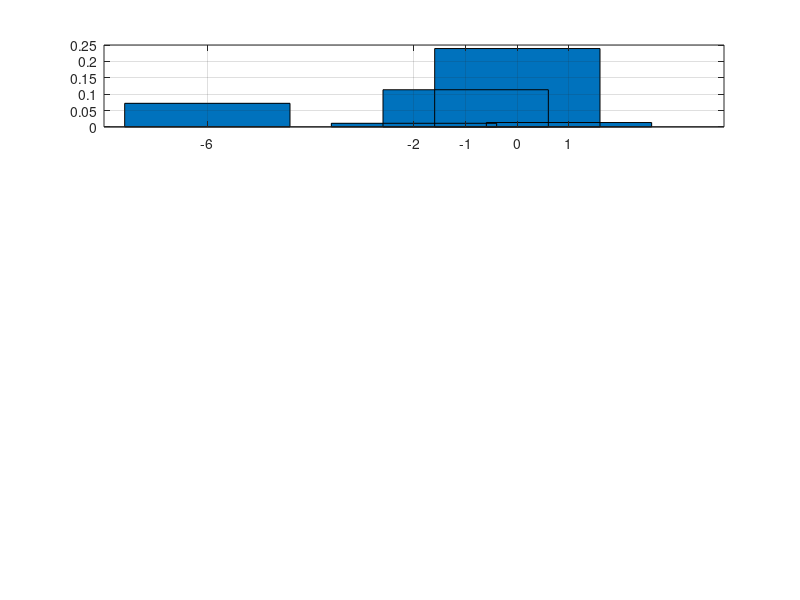

Source code (MATLAB): (Note: this script raises an error after producing the figure.)


figure; set(gcf, 'color', 'w');

% hamster
at = {'golden hamster'
'hamster'
'rodent'
'mammal'
'fauna, animal'};

a = [1	0.0133
0	0.2392
-1	0.1134
-2	0.011
-6	0.072];
subplot(411); 
bar(a(:,1), a(:, 2)); grid on; axis([-7 2 -inf max(c(:,2))+.02])
text(a(:,1), a(:,2)+.01, at, 'Rotation', 30);



% hydroplane 
bt = {'hydroplane,hydrofoil'
'speedboat'
'powerboat'
'boat'};

b = [0	0.2857
-1	0.0105
-2	0.0139
-3	0.1289];
subplot(412); 
bar(b(:,1), b(:, 2)); grid on; axis([-7 2 -inf max(b(:,2))+.02])
text(b(:,1), b(:,2)+.01, bt, 'Rotation', 30);

% woolly bear caterpillar
ct = {'wooly bear moth'
'woolly bear caterpillar'
'caterpillar'
'larva'
'fauna, animal'};

c = [1	0.0697
0	0.0657
-1	0.1833
-2	0.0147
-3	0.0198];
subplot(413); 
bar(c(:,1), c(:, 2)); grid on; axis([-7 2 -inf max(c(:,2))+.02])
text(c(:,1), c(:,2)+.01, ct, 'Rotation', 30);

% cottage cheese
dt = {'cottage cheese'
'cheese'
'diary food'
'food' };

d = [0	0.0449
-1	0.0654
-2	0.0098
-3	0.1435];
subplot(414); 
bar(d(:,1), d(:, 2)); grid on; axis([-7 2 -inf max(d(:,2))+.02 ])
text(d(:,1), d(:,2)+.01, dt, 'Rotation', 30);

saveas(gcf, '/Users/xlx/proj/ImageNet/category_base.png')


% -------------- chairs -------
figure; set(gcf, 'color', 'w');

% folding chair
et = {'beach/camp chair'
'folding chair'
'chair'
'seat'
'furniture' };

e =[1	0.0208
0	0.1726
-1	0.0715
-2	0.007
-3	0.0129];

subplot(211); 
bar(e(:,1), e(:, 2)); grid on; axis([-4 2 0 max(e(:,2))+.02 ])
text(e(:,1), e(:,2)+.01, et, 'Rotation', 30);

ft = {'side chair'
'chair'
'seat'
'furniture'
};
f = [0	0.0696
-1	0.2154
-2	0.00138
-3	0.0552];

subplot(212); 
bar(f(:,1), f(:, 2)); grid on; axis([-4 2 0 max(f(:,2))+.02 ])
text(f(:,1), f(:,2)+.01, ft, 'Rotation', 30);
